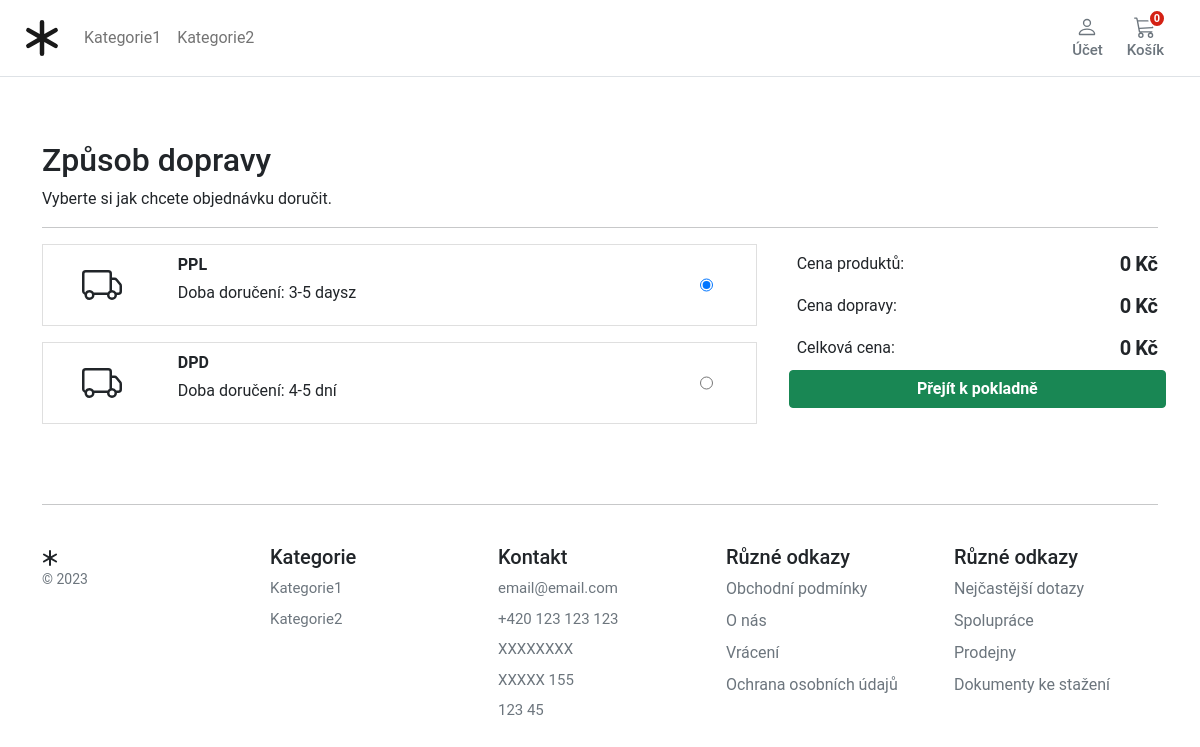
/checkout/delivery_choices/ (signed in), run on an earlier commit of the app's database.
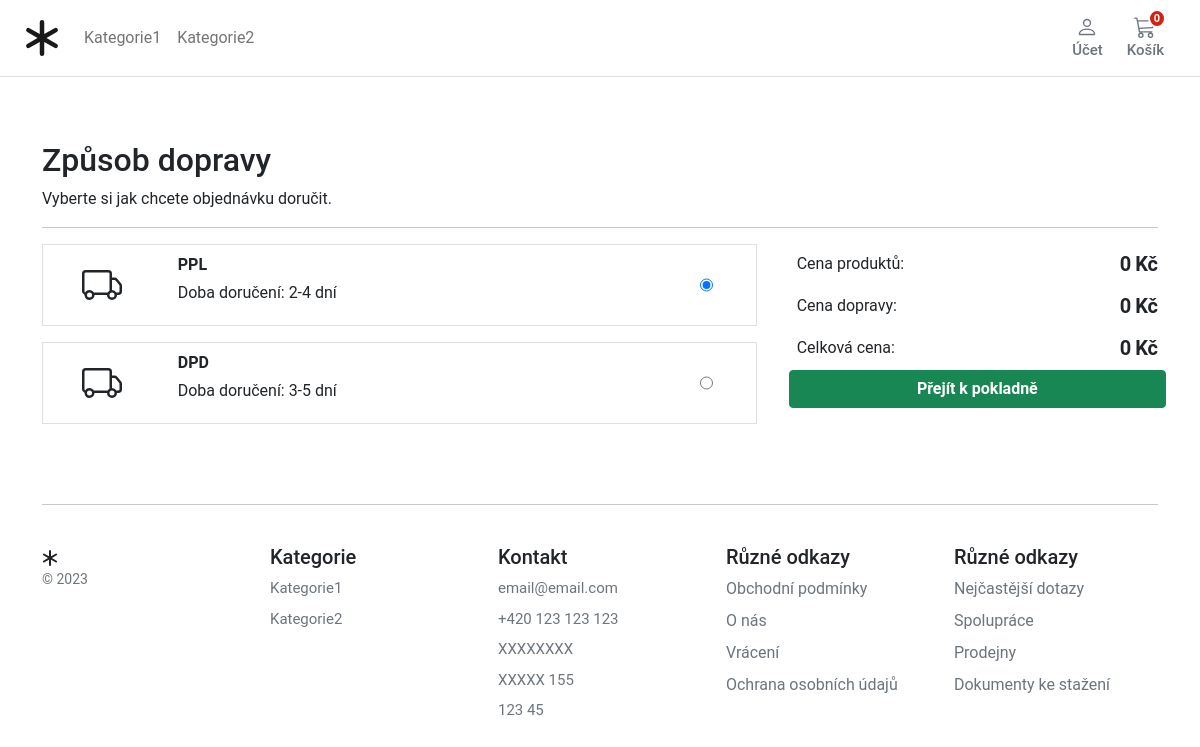
And on a later commit of the database.
### checkout/models.py (models this page shows, shortened)
class DeliveryOptions(models.Model):
    DELIVERY_CHOICES = [
        ("IS", "In Store"),
        ("HD", "Home Delivery"),
        ("DD", "Digital Delivery"),
    ]
    delivery_name = models.CharField(
        verbose_name=("delivery_name"),
        help_text=("Required"),
        max_length=255,
    )
    delivery_price = models.DecimalField(
        verbose_name=("delivery price"),
        help_text=("Max 999"),
        error_messages={
            "name": {
                "max_length": ("The price must be between 0 and 999."),
            },
        },
        max_digits=3,
        decimal_places=0,
    )
    delivery_method = models.CharField(
        choices=DELIVERY_CHOICES,
        verbose_name=("delivery_method"),
        help_text=("Required"),
        max_length=255,
    )
    delivery_timeframe = models.CharField(
        verbose_name=("delivery timeframe"),
        help_text=("Required"),
        max_length=255,
    )
    order = models.IntegerField(verbose_name=("list order"), help_text=("Required"), default=0)
    is_active = models.BooleanField(default=True)
    class Meta:
        verbose_name = ("Delivery Option")
        verbose_name_plural = ("Delivery Options")

### checkout/views.py (the view)
# urls.py: path("delivery_choices/", views.deliverychoices, name="delivery_choices"),
@login_required
def deliverychoices(request):
    deliveryoptions = DeliveryOptions.objects.filter(is_active=True)
    return render(request, "checkout/delivery_choices.html", {"deliveryoptions": deliveryoptions})

### basket/basket.py (called while the page is built)
    def __len__(self):
        return sum(item['qty'] for item in self.basket.values())

    def get_subtotal_price(self):
        return sum(Decimal(item["price"]) * item["qty"] for item in self.basket.values())

    def get_delivery_price(self):
        newprice = 0
        if "purchase" in self.session:
            newprice = DeliveryOptions.objects.get(id=self.session["purchase"]["delivery_id"]).delivery_price
        return newprice

    def get_total_price(self):
        newprice = 0
        subtotal = sum(Decimal(item["price"]) * item["qty"] for item in self.basket.values())
        if "purchase" in self.session:
            newprice = DeliveryOptions.objects.get(id=self.session["purchase"]["delivery_id"]).delivery_price
        total = subtotal + Decimal(newprice)
        return total

### basket/context_processors.py (called while the page is built)
def basket(request):
    return {'basket': Basket(request)}

### store/context_processors.py (called while the page is built)
def categories(request):
    return {
        'categories': Category.objects.filter(level=0)
    }

### store/models.py (called while the page is built)
    def get_absolute_url(self):
        return reverse("store:category_list", args=[self.slug])

### templates/checkout/delivery_choices.html (shortened to what this page needs)
{% extends "../base.html" %}
{% load static %}
{% block content %}
<div class="container">
  <div class="col-12">
    <h1 class="h2">Způsob dopravy</h1>
  </div>
  <div class="col-12">
    <p>Vyberte si jak chcete objednávku doručit.</p>
  </div>
  <hr />
</div>
<div class="container">
  <div class="row g-3">
    {% if deliveryoptions|length == 0 %}
    <div class="col-12">There are no delivery options <a href="{% url 'store:store_home' %}">Shop</a></div>
    {% else %}
    <div class="col-md-4 col-lg-4 order-md-last p-0 order-3">
      <div class="d-flex bd-highlight ms-0">
        <div class="p-2 flex-grow-1 bd-highlight">Cena produktů:</div>
        <div class="p-2 bd-highlight">
          <span id="sub_total" class="fw-bold h5">{{basket.get_subtotal_price}}</span>
          <span class="fw-bold h5"> Kč</span>
        </div>
      </div>
      <div class="d-flex bd-highlight">
        <div class="p-2 flex-grow-1 bd-highlight">Cena dopravy:</div>
        <div class="p-2 bd-highlight">
          <span id="delivery_price" class="fw-bold h5">{{basket.get_delivery_price}}</span>
          <span class="fw-bold h5"> Kč</span>
        </div>
      </div>
      <div class="d-flex bd-highlight">
        <div class="p-2 flex-grow-1 bd-highlight">Celková cena:</div>
        <div class="p-2 bd-highlight">
          <span id="total" class="fw-bold h5">{{basket.get_total_price}}</span>
          <span class="fw-bold h5"> Kč</span>
        </div>
      </div>
      <a role="button" href="{% url 'checkout:delivery_address'%}" class="btn btn-success fw-bold w-100" type="button">Přejít k pokladně</a>
    </div>
    <div class="col-md-7 col-lg-8">
      {% for option in deliveryoptions %}
      <div class="card mb-3 border-1 rounded-0 product-item me-md-4" data-index="{{option.id}}">
        <div class="row g-0">
          <div class="col-md-2">
            <div style="display: flex; justify-content: center; align-items: center; height: 100%;">
            </div>
          </div>
          <div class="col-md-9 ps-md-1">
            <div class="card-body p-1">
              <p class="card-text ps-2 mb-1 pt-1 fw-bold">{{option.delivery_name}}</p>
              <p class="card-text ps-2 pb-3">Doba doručení: {{option.delivery_timeframe}}</p>
            </div>
          </div>
          <div class="col-md-1 ps-md-1">
            <input class="align-middle h-100" type="radio" name="deliveryOption" id="{{option.id}}"
              value="{{option.id}}">
          </div>
        </div>
      </div>
      {% endfor %}
    </div>
    {% endif %}
  </div>
</div>
{% endblock %}

What changed in the data, as far as the page shows it:
changed DeliveryOptions "PPL": delivery_timeframe "3-5 daysz" → "2-4 dní"
changed DeliveryOptions "DPD": delivery_timeframe "4-5 dní" → "3-5 dní"
